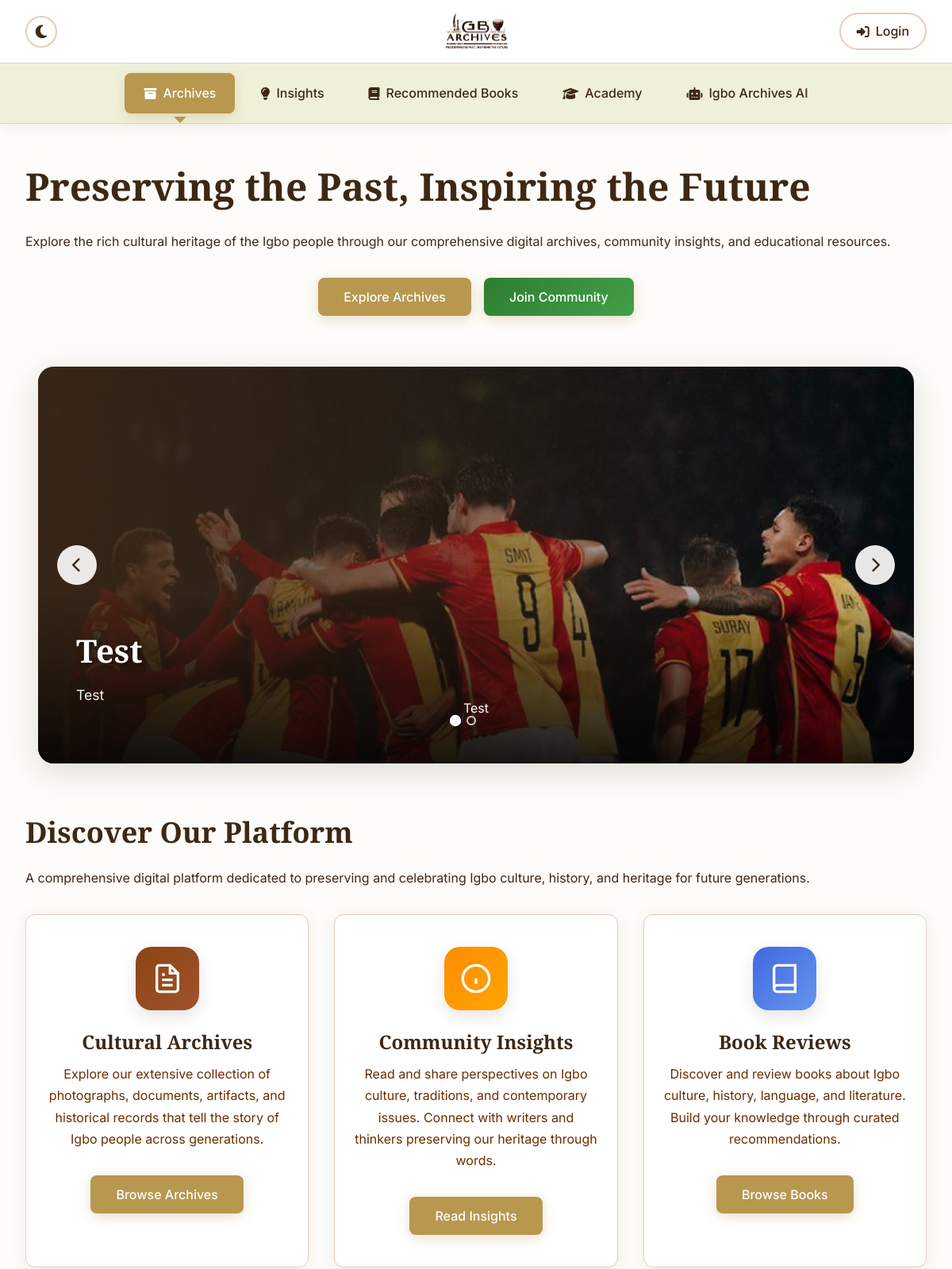
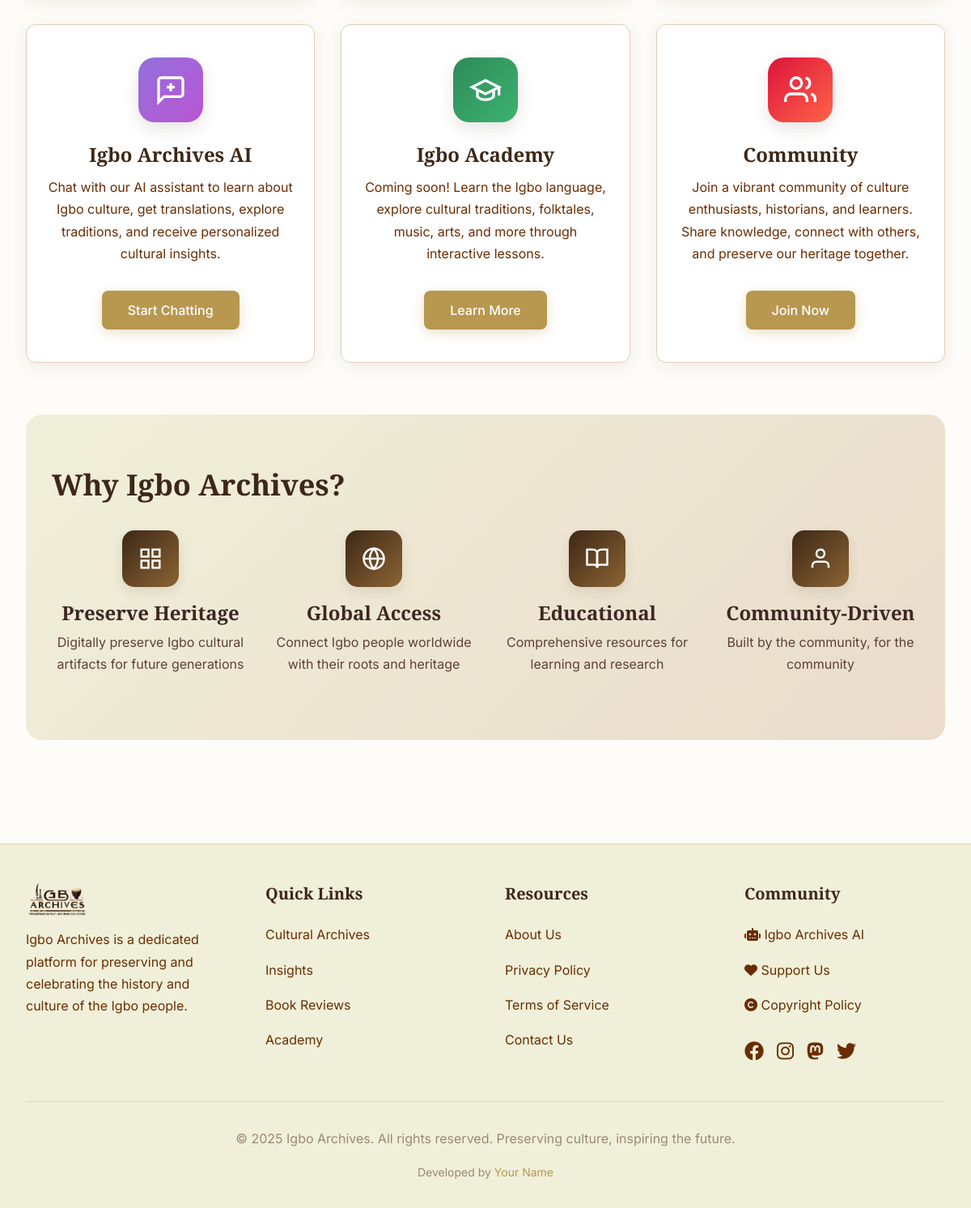
The page / on the database its author committed (2 pictures, top to bottom).
### archives/models.py (models this page shows, shortened)
class Archive(models.Model):
    ARCHIVE_TYPES = [
        ('image', 'Image'),
        ('video', 'Video'),
        ('document', 'Document'),
        ('audio', 'Audio'),
    ]
    title = models.CharField(max_length=255, help_text="Required: Archive title")
    description = models.TextField(help_text="Required: Detailed description (plain text)")
    archive_type = models.CharField(max_length=20, choices=ARCHIVE_TYPES, help_text="Required: Type of archive")
    category = models.ForeignKey(Category, on_delete=models.SET_NULL, null=True, blank=True)
    image = models.ImageField(
        upload_to='archives/',
        validators=[
            FileExtensionValidator(['jpg', 'jpeg', 'png', 'webp']),
            validate_image_size
        ],
        blank=True,
        null=True,
        help_text="For image-type archives"
    )
    video = models.FileField(
        upload_to='archives/videos/',
        validators=[
            FileExtensionValidator(['mp4', 'webm', 'ogg', 'mov']),
            validate_video_size
        ],
        blank=True,
        null=True,
        help_text="For video-type archives (max 50MB)"
    )
    document = models.FileField(
        upload_to='archives/documents/',
        validators=[
            FileExtensionValidator(['pdf', 'doc', 'docx', 'txt']),
            validate_document_size
        ],
        blank=True,
        null=True,
        help_text="For document-type archives (max 5MB)"
    )
    audio = models.FileField(
        upload_to='archives/audio/',
        validators=[
            FileExtensionValidator(['mp3', 'wav', 'ogg', 'm4a']),
            validate_audio_size
        ],
        blank=True,
        null=True,
        help_text="For audio-type archives (max 5MB)"
    )
    featured_image = models.ImageField(
        upload_to='archives/featured/',
        blank=True,
        null=True,
        validators=[
            FileExtensionValidator(['jpg', 'jpeg', 'png', 'webp']),
            validate_image_size
        ],
        help_text="Thumbnail for videos/audio (optional)"
    )
    caption = models.CharField(
        max_length=500,
        blank=True,
        default='',
        help_text="Required: Caption with copyright/source information"
    )
    alt_text = models.CharField(
        max_length=255,
        blank=True,
        default='',
        help_text="Required for images: Alt text for accessibility"
    )
    original_author = models.CharField(
        max_length=255,
        blank=True,
        help_text="Optional: Original photographer/creator (e.g., Northcote Thomas)"
    )
    date_created = models.DateField(
        null=True,
        blank=True,
        help_text="Optional: Exact date if known"
    )
    circa_date = models.CharField(
        max_length=100,
        blank=True,
        help_text="Optional: Approximate date (e.g., 'c1910', 'around 1910s')"
    )
    location = models.CharField(
        max_length=255,
        blank=True,
        help_text="Optional: Where the photo/artifact was taken/found"
    )
    uploaded_by = models.ForeignKey(User, on_delete=models.CASCADE, related_name='archives')
    created_at = models.DateTimeField(auto_now_add=True)
    updated_at = models.DateTimeField(auto_now=True)
    is_approved = models.BooleanField(default=True, help_text="Admin approval status")
    tags = TaggableManager(blank=True)
    class Meta:
        ordering = ['-created_at']
        verbose_name_plural = 'Archives'

### core/views.py (the view)
# urls.py: path('', views.home, name='home'),
def home(request):
    all_archives = Archive.objects.filter(is_approved=True).order_by('?')[:10]
    context = {
        'featured_archives': all_archives
    }
    return render(request, 'core/home.html', context)

### core/context_processors.py (called while the page is built)
def pwa_settings(request):
    return {
        'VAPID_PUBLIC_KEY': getattr(settings, 'VAPID_PUBLIC_KEY', ''),
    }

def monetization_settings(request):
    return {
        'ENABLE_ADSENSE': getattr(settings, 'ENABLE_ADSENSE', False),
        'GOOGLE_ADSENSE_CLIENT_ID': getattr(settings, 'GOOGLE_ADSENSE_CLIENT_ID', ''),
        'ENABLE_DONATIONS': getattr(settings, 'ENABLE_DONATIONS', False),
        'STRIPE_PUBLIC_KEY': getattr(settings, 'STRIPE_PUBLIC_KEY', ''),
    }

### core/templates/core/home.html (shortened to what this page needs)
{% extends 'base.html' %}
{% load static %}
{% block content %}
<div class="hero-section">
    <h1>Preserving the Past, Inspiring the Future</h1>
    <p>Explore the rich cultural heritage of the Igbo people through our comprehensive digital archives, community insights, and educational resources.</p>
    <div style="display: flex; gap: 1rem; justify-content: center; margin-top: 2rem;">
        <a href="/archives/" class="btn btn-primary" style="text-decoration: none;">Explore Archives</a>
        {% if not user.is_authenticated %}
        <a href="/accounts/signup/" class="btn btn-primary" style="background: linear-gradient(135deg, #2E7D32 0%, #43A047 100%); text-decoration: none;">Join Community</a>
        {% endif %}
    </div>
</div>
{% if featured_archives %}
<div class="featured-carousel-section">
    <div class="featured-carousel-container">
        <div class="featured-carousel" id="featuredCarousel">
            <div class="carousel-slides">
                {% for archive in featured_archives %}
                <a href="{% url 'archives:detail' archive.pk %}" class="carousel-slide {% if forloop.first %}active{% endif %}" data-slide="{{ forloop.counter0 }}">
                    <div class="carousel-image-wrapper">
                        <img src="{{ archive.image.url }}" alt="{{ archive.alt_text }}" class="carousel-image">
                        <div class="carousel-overlay"></div>
                    </div>
                    <div class="carousel-content">
                        <h3 class="carousel-title">{{ archive.title }}</h3>
                        {% if archive.caption %}
                        <p class="carousel-caption">{{ archive.caption }}</p>
                        {% endif %}
                        <p class="carousel-description">{{ archive.description|truncatewords:30 }}</p>
                    </div>
                </a>
                {% endfor %}
            </div>
            <button class="carousel-nav carousel-prev" onclick="moveCarousel(-1); return false;" aria-label="Previous">
                <i class="fas fa-chevron-left"></i>
            </button>
            <button class="carousel-nav carousel-next" onclick="moveCarousel(1); return false;" aria-label="Next">
                <i class="fas fa-chevron-right"></i>
            </button>
            <div class="carousel-indicators">
                {% for archive in featured_archives %}
                <button class="carousel-dot {% if forloop.first %}active{% endif %}" onclick="goToSlide({{ forloop.counter0 }}); return false;" aria-label="Go to slide {{ forloop.counter }}"></button>
                {% endfor %}
            </div>
        </div>
    </div>
</div>
{% endif %}
<div class="feature-section">
    <h2 class="section-title">Discover Our Platform</h2>
    <p class="section-subtitle">A comprehensive digital platform dedicated to preserving and celebrating Igbo culture, history, and heritage for future generations.</p>
    <div class="archive-grid">
        <div class="card">
            <div class="card-body" style="text-align: center; padding: 2.5rem 1.5rem;">
                <div class="icon-box icon-archives">
                </div>
                <h3 class="card-title">Cultural Archives</h3>
                <p class="card-text">Explore our extensive collection of photographs, documents, artifacts, and historical records that tell the story of Igbo people across generations.</p>
                <a href="/archives/" class="btn btn-primary" style="margin-top: 1rem; text-decoration: none;">Browse Archives</a>
            </div>
        </div>
        <div class="card">
            <div class="card-body" style="text-align: center; padding: 2.5rem 1.5rem;">
                <div class="icon-box icon-insights">
                    <svg width="40" height="40" viewBox="0 0 24 24" fill="none" stroke="currentColor" stroke-width="2">
                        <circle cx="12" cy="12" r="10"></circle>
                        <line x1="12" y1="16" x2="12" y2="12"></line>
                        <line x1="12" y1="8" x2="12.01" y2="8"></line>
                    </svg>
                </div>
                <h3 class="card-title">Community Insights</h3>
                <p class="card-text">Read and share perspectives on Igbo culture, traditions, and contemporary issues. Connect with writers and thinkers preserving our heritage through words.</p>
                <a href="/insights/" class="btn btn-primary" style="margin-top: 1rem; text-decoration: none;">Read Insights</a>
            </div>
        </div>
        <div class="card">
            <div class="card-body" style="text-align: center; padding: 2.5rem 1.5rem;">
                <div class="icon-box icon-books">
                    <svg width="40" height="40" viewBox="0 0 24 24" fill="none" stroke="currentColor" stroke-width="2">
                        <path d="M4 19.5A2.5 2.5 0 0 1 6.5 17H20"></path>
                        <path d="M6.5 2H20v20H6.5A2.5 2.5 0 0 1 4 19.5v-15A2.5 2.5 0 0 1 6.5 2z"></path>
                    </svg>
                </div>
                <h3 class="card-title">Book Reviews</h3>
                <p class="card-text">Discover and review books about Igbo culture, history, language, and literature. Build your knowledge through curated recommendations.</p>
                <a href="/books/" class="btn btn-primary" style="margin-top: 1rem; text-decoration: none;">Browse Books</a>
            </div>
        </div>
        <div class="card">
            <div class="card-body" style="text-align: center; padding: 2.5rem 1.5rem;">
                <div class="icon-box icon-ai">
                    <svg width="40" height="40" viewBox="0 0 24 24" fill="none" stroke="currentColor" stroke-width="2">
                        <path d="M21 15a2 2 0 0 1-2 2H7l-4 4V5a2 2 0 0 1 2-2h14a2 2 0 0 1 2 2z"></path>
                        <line x1="9" y1="10" x2="15" y2="10"></line>
                        <line x1="12" y1="7" x2="12" y2="13"></line>
                    </svg>
                </div>
                <h3 class="card-title">Igbo Archives AI</h3>
                <p class="card-text">Chat with our AI assistant to learn about Igbo culture, get translations, explore traditions, and receive personalized cultural insights.</p>
                <a href="https://ai.igboarchives.com.ng" target="_blank" rel="noopener noreferrer" class="btn btn-primary" style="margin-top: 1rem; text-decoration: none;">Start Chatting</a>
            </div>
        </div>
        <div class="card">
            <div class="card-body" style="text-align: center; padding: 2.5rem 1.5rem;">
                <div class="icon-box icon-academy">
                    <svg width="40" height="40" viewBox="0 0 24 24" fill="none" stroke="currentColor" stroke-width="2">
                        <path d="M22 10v6M2 10l10-5 10 5-10 5z"></path>
                        <path d="M6 12v5c3 3 9 3 12 0v-5"></path>
                    </svg>
                </div>
                <h3 class="card-title">Igbo Academy</h3>
                <p class="card-text">Coming soon! Learn the Igbo language, explore cultural traditions, folktales, music, arts, and more through interactive lessons.</p>
                <a href="/academy/" class="btn btn-primary" style="margin-top: 1rem; text-decoration: none;">Learn More</a>
            </div>
        </div>
        <div class="card">
            <div class="card-body" style="text-align: center; padding: 2.5rem 1.5rem;">
                <div class="icon-box icon-community">
                    <svg width="40" height="40" viewBox="0 0 24 24" fill="none" stroke="currentColor" stroke-width="2">
                        <path d="M17 21v-2a4 4 0 0 0-4-4H5a4 4 0 0 0-4 4v2"></path>
                        <circle cx="9" cy="7" r="4"></circle>
                        <path d="M23 21v-2a4 4 0 0 0-3-3.87"></path>
                        <path d="M16 3.13a4 4 0 0 1 0 7.75"></path>
                    </svg>
                </div>
                <h3 class="card-title">Community</h3>
                <p class="card-text">Join a vibrant community of culture enthusiasts, historians, and learners. Share knowledge, connect with others, and preserve our heritage together.</p>
                {% if user.is_authenticated %}
                <a href="/profile/dashboard/" class="btn btn-primary" style="margin-top: 1rem; text-decoration: none;">Your Dashboard</a>
                {% else %}
                <a href="/accounts/signup/" class="btn btn-primary" style="margin-top: 1rem; text-decoration: none;">Join Now</a>
                {% endif %}
            </div>
        </div>
    </div>
</div>
<div class="feature-section why-igbo-section">
    <h2 class="section-title">Why Igbo Archives?</h2>
    <div class="why-igbo-container">
        <div class="why-igbo-grid">
            <div class="why-igbo-item">
                <div class="benefit-icon-box">
                    <svg width="30" height="30" viewBox="0 0 24 24" fill="none" stroke="currentColor" stroke-width="2">
                        <rect x="3" y="3" width="7" height="7"></rect>
                        <rect x="14" y="3" width="7" height="7"></rect>
                        <rect x="14" y="14" width="7" height="7"></rect>
                        <rect x="3" y="14" width="7" height="7"></rect>
                    </svg>
                </div>
                <h4 style="color: #3e2723; margin-bottom: 0.5rem; font-weight: 700;">Preserve Heritage</h4>
                <p style="color: #5d4037;">Digitally preserve Igbo cultural artifacts for future generations</p>
            </div>
            <div class="why-igbo-item">
                <div class="benefit-icon-box">
                    <svg width="30" height="30" viewBox="0 0 24 24" fill="none" stroke="currentColor" stroke-width="2">
                        <circle cx="12" cy="12" r="10"></circle>
                        <line x1="2" y1="12" x2="22" y2="12"></line>
                        <path d="M12 2a15.3 15.3 0 0 1 4 10 15.3 15.3 0 0 1-4 10 15.3 15.3 0 0 1-4-10 15.3 15.3 0 0 1 4-10z"></path>
                    </svg>
                </div>
                <h4 style="color: #3e2723; margin-bottom: 0.5rem; font-weight: 700;">Global Access</h4>
                <p style="color: #5d4037;">Connect Igbo people worldwide with their roots and heritage</p>
            </div>
            <div class="why-igbo-item">
                <div class="benefit-icon-box">
                    <svg width="30" height="30" viewBox="0 0 24 24" fill="none" stroke="currentColor" stroke-width="2">
                        <path d="M2 3h6a4 4 0 0 1 4 4v14a3 3 0 0 0-3-3H2z"></path>
                        <path d="M22 3h-6a4 4 0 0 0-4 4v14a3 3 0 0 1 3-3h7z"></path>
                    </svg>
                </div>
                <h4 style="color: #3e2723; margin-bottom: 0.5rem; font-weight: 700;">Educational</h4>
                <p style="color: #5d4037;">Comprehensive resources for learning and research</p>
            </div>
            <div class="why-igbo-item">
                <div class="benefit-icon-box">
                    <svg width="30" height="30" viewBox="0 0 24 24" fill="none" stroke="currentColor" stroke-width="2">
                        <path d="M20 21v-2a4 4 0 0 0-4-4H8a4 4 0 0 0-4 4v2"></path>
                        <circle cx="12" cy="7" r="4"></circle>
                    </svg>
                </div>
                <h4 style="color: #3e2723; margin-bottom: 0.5rem; font-weight: 700;">Community-Driven</h4>
                <p style="color: #5d4037;">Built by the community, for the community</p>
            </div>
        </div>
    </div>
</div>
{% endblock %}

### rows shown on the page
Archive: image (picture), title "Test", caption "Test", description "Test"
